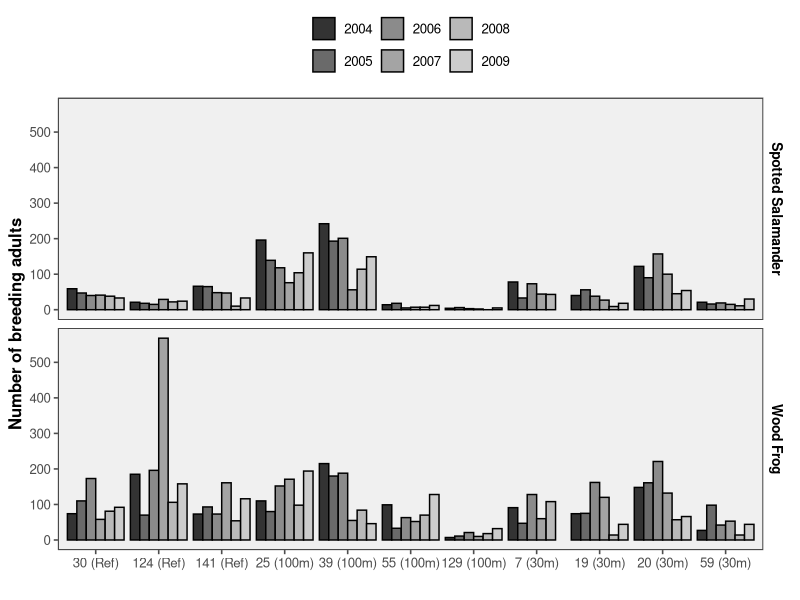

Write R code to recreate this figure.
## ---- chunk 1
set.seed(123)
simData <- function(mean1=10, sd1=1.5, mean2=45, sd2=2, n=25){
  
  Type <- rep(c("Control", "Treatment"), each = n)
  Value <- c(rnorm(n, mean = mean1, sd = sd1), rnorm(n, mean = mean2, sd = sd2))
  dframe <- data.frame(Type, Value)
  return(dframe)
}

data<-simData()

head(data)

#############################################################################

####### My code 

##### My original thought process

#library(tidyverse)
#cont <- "Control"
#type1 <- rep(cont, 25)
#type1
#treat <- "Treatment"
#type2 <- rep(treat, 25)
#type2
#Type <- c(type1, type2)
#Type

#valu1 <- rnorm(n=25, mean=10, sd=1.5)
#valu1
#valu2 <- rnorm(n=25, mean=45, sd=2)
#valu2
#Value <- c(valu1, valu2)
#Value

#dataFrame <- data.frame(Type, Value)
#dataFrame

####### My Final working function 
#set.seed(33)
#datafram <- function(meana=10, sda=1.5, meanb=45, sdb=2, n=25){
  #Type <- c(rep("Control", n), rep("Treatment", n)) 
            #Value <- c(rnorm(mean = meana, sd =sda, n=n), rnorm(mean=meanb, sd=sdb, n=n))
            #dataFram <- data.frame(Type, Value)
            #return(dataFram)
#}

#datafram()

#data <- datafram()
#head(data)


#######################################

##### Analysis of my Code

## NOTE: I struggled alot with Weekly Assignment 2 and consulted both Professor Ash during her office hours and the posted solutions (with her permission) since my original code did not even run, thus the reflection process will not be as rich as that for Assignment 6

# my code is nearly identical to the posted solution because I worked with Professor Ash and the posted solution to reach a functioning code 
## ---- chunk 2
set.seed(245)
datafram <- function(meana=13, sda=2.5, meanb=75, sdb=4, n=50){
  Type <- c(rep("Control", n), rep("Treatment", n)) 
            Value <- c(rnorm(mean = meana, sd =sda, n=n), rnorm(mean=meanb, sd=sdb, n=n))
            dataFram <- data.frame(Type, Value)
            return(dataFram)
}

datafram()
## ---- chunk 3
data <- datafram()
head(data)
## ---- chunk 4
myPval <- function(df=NULL){
  
  test <- aov(Value ~ Type, data=df)
  testSummary <- summary(test)
  p_value <- testSummary[[1]][["Pr(>F)"]][1]
  return(p_value)
}

myPval(df=data)

##################################################

###### My original code 

# p <- function(datframm = data){
  # av <- aov(datframm[,2] ~ datframm[,1], data = datframm)
    # summ <- summary(av)
  # answer <- summ[[1]][["Pr(>F)"]][1]
  # return(answer)
# }
# p()

### same as posted solution without consultation 

# here, I worked with Professor Ash to come up with this function. I learned that the extra [1] allows line 150 to extract the first element from the p-value vector since it is no longer in the data frame format. I also learned that I could call the columns of data I wanted to work with by index rather than the names of the columns as I did in line 148. 
## ---- chunk 5
myPval(simData())
## ---- chunk 6
p <- function(datframm = data){
  av <- aov(datframm[,2] ~ datframm[,1], data = datframm)
    summ <- summary(av)
  answer <- summ[[1]][["Pr(>F)"]][1]
  return(answer)
}
p()
## ---- chunk 7
p(datafram())
## ---- chunk 8
library(dplyr)
data(iris)
glimpse(iris) #or str(iris)

#####################

##### My code

#library(tidyverse)
#str(iris)
#view(iris)

## ---- chunk 9
iris1 <- filter(iris, Species %in% c("virginica", "versicolor"), Sepal.Length > 6, Sepal.Width > 2.5)
glimpse(iris1)

###########################

#### My code

# data(iris)
# iris1 <- filter(iris, Species == c("virginica", "versicolor") & Sepal.Width>2.5 & Sepal.Length>6)
# iris1

##### Analysis of my code 

# here we're giving it a vector that's a different length therefore we must use the %in% operator otherwise it'll do something else. == and %in% do similar things but == must have the same vector lengths, here %in% knows one vector is of a smaller length than the other and it checks each element of species and sees if it's located in new vector and locates it that way, to use == we must seperate the 2 species via "|" or "or"
## ---- chunk 10
iris2 <- select(iris1, Species, Sepal.Length, Sepal.Width)
glimpse(iris2)

##################################

####### My code

# iris2 <- select(iris1, -c(Petal.Length, Petal.Width))
# str(iris2)
# glimpse(iris2)

# same result in terms of number of columns as proper code but inaccurate number of observations due to error for iris1
## ---- chunk 11
iris3 <- arrange(iris2, desc(Sepal.Length))
head(iris3)

##########################

###### My code

# iris3 <- arrange(iris2, by=desc(Sepal.Length))
# head(iris3)

# correct code as answer key but inaccurate order of Sepal.Length due to error in iris1
## ---- chunk 12
iris4 <- mutate(iris3, Sepal.Area = Sepal.Length * Sepal.Width)
glimpse(iris4)

#########################

#### My code 

# iris4 <- mutate(iris3, Sepal.Area=Sepal.Length*Sepal.Width)
# str(iris4)

# correct code and number of variables as answer key but incorrect number of observations due to cascading error from iris1
## ---- chunk 13
irisTab <- summarize(iris4, avg.Sepal.Length = mean(Sepal.Length), avg.Sepal.Width = mean(Sepal.Width), Sample.Size = n())
print(irisTab)

#######################

#### My code 

# irisTab <- summarize(iris4, Average.Sepal.Length = mean(Sepal.Length), Average.Sepal.Width=mean(Sepal.Width), TotalNumber=n())
# irisTab

# same code as answer key but incorrect number of observations due to previous error 
## ---- chunk 14
. <- group_by(iris4, Species)
iris5<- summarize(., avg.Sepal.Length = mean(Sepal.Length), avg.Sepal.Width = mean(Sepal.Width), Sample.Size = n())
print(iris5)

#######################

#### My code

# IrisSpecies <- group_by(iris4, Species)
# iris5 <- summarize(IrisSpecies, Average.Sepal.Length = mean(Sepal.Length), Average.Sepal.Width=mean(Sepal.Width), TotalNumber=n())
# print(iris5)

## same code as asnwer key but incorrect data due to previous error 
## ---- chunk 15
irisFinal <- iris %>% 
    filter(Species %in% c("virginica", "versicolor"), Sepal.Length > 6, Sepal.Width > 2.5) %>%
    select(Species, Sepal.Length, Sepal.Width) %>%
    arrange(desc(Sepal.Length)) %>%
    mutate(Sepal.Area = Sepal.Length * Sepal.Width) %>%
    group_by(Species) %>%
    summarize(avg.Sepal.Length = mean(Sepal.Length), avg.Sepal.Width = mean(Sepal.Width), Sample.Size = n())

irisFinal

##########################

#### My code 

# irisFinal <- iris %>%
  # filter(Species == c("virginica", "versicolor") & Sepal.Width>2.5 & Sepal.Length>6) %>%
  # select(-c(Petal.Length, Petal.Width)) %>%
  # arrange(by=desc(Sepal.Length)) %>%
  # mutate(Sepal.Area=Sepal.Length*Sepal.Width) %>%
 #  group_by(Species) %>%
 # summarize(Average.Sepal.Length = mean(Sepal.Length), Average.Sepal.Width=mean(Sepal.Width), TotalNumber=n())
# irisFinal

# all is correct except for the first line of the piping which uses == as opposed to %in% which as mentioned before will not work here 
# do I need to have by= in this code? 
## ---- chunk 16
iris %>% 
    filter(Species %in% c("virginica", "versicolor"), Sepal.Length > 6, Sepal.Width > 2.5) %>%
    select(Species, Sepal.Length, Sepal.Width) %>%
    mutate(Sepal.Area = Sepal.Length * Sepal.Width) %>%
    group_by(Species) %>%
    summarize(avg.Sepal.Length = mean(Sepal.Length), avg.Sepal.Width = mean(Sepal.Width), avg.Sepal.Area = mean(Sepal.Area), Sample.Size = n()) %>%
    arrange(desc(avg.Sepal.Area))

##############

### I did not modify the code to be like this but the solution makes sense 
## ---- chunk 17
## Set up libraries
library(tidyverse)
library(ggthemes)


# Data obtained from Veysey Powell and Babbitt 2016: An experimental test of buffer utility as a technique for managing pool-breeding amphibians https://datadryad.org/stash/dataset/doi:10.5061%2Fdryad.547rp

dryadData <- read.table("Data/veysey-babbitt_data_amphibians.csv", header=TRUE, sep=",", stringsAsFactors = TRUE)

# glimpse(dryadData)
# head(dryadData)
# table(dryadData$species)

dryadData$species<-factor(dryadData$species, labels=c("Spotted Salamander", "Wood Frog")) #creating 'labels' to use for the plot

#class(dryadData$treatment)
dryadData$treatment <- factor(dryadData$treatment, 
            levels=c("Reference",
                     "100m", "30m"))


p<- ggplot(data=dryadData, # assinging the variable p to the function that will generate the desired plot, specifying that the data we should be working with is the Dryad data
       aes(x=interaction(wetland, treatment), # aes() evaluates the inputs in the context of the data, specifies the x-variable 
           y=count.total.adults, fill=factor(year))) + geom_bar(position="dodge", stat="identity", color="black") + # specifies the y-variable and fills in the bars to distinguish by year via fill(), the factor() fcn works with categorical variables to help plot them
  # geom_bar specifies we want a bar plot, 
  # position="dodge" preserves the vertical position of the data while  adjusting the horizontal position of the bars such that the bars don't stack on top of another and are seperated on each x-variable interval
  # stat="identity" tells R to calculate the sum of the y-variable grouped by the x-variable and to use bars to display them, without this the code will not run because the bars have no instructions on how to properly generate
  # color="black" tells the plot to have black-bordered columns 
  ylab("Number of breeding adults") + # specifies the y-label for the plot
  xlab("") + # empty () indicates no x-label for the plot is specified
  scale_y_continuous(breaks = c(0,100,200,300,400,500)) + # specifies the interval/scale for the y-axis
  scale_x_discrete(labels=c("30 (Ref)", "124 (Ref)", "141 (Ref)", "25 (100m)","39 (100m)","55 (100m)","129 (100m)", "7 (30m)","19 (30m)","20 (30m)","59 (30m)")) + # sepcifeies the interval/scale for the x-axis 
  facet_wrap(~species, nrow=2, strip.position="right") + # seperates the graph into a 2-paneled graph (as indicated by nrow=2)
  theme_few() + scale_fill_grey() + # theme for the plots overall appearance is theme_few()
  # scale_fill_grey() indicates that grey colors should fill the bar columns rather than the rainbow colors that manifest when this line is removed (puts the colors into gray-scale)
  theme(panel.background = element_rect(fill = 'gray94', color = 'black'), # makes the background of the graphs grayscale rather than white 
        legend.position="top",  # puts the legend on top of the graph rather than on the side 
        legend.title= element_blank(), axis.title.y = element_text(size=12, face="bold", colour = "black"), # Specifies there should be no title for the legend and that they y-axis title should be in black, bold, size 12 font 
        strip.text.y = element_text(size = 10, face="bold", colour = "black"))  # let's the scale be all in one line rather than on top
p #prints the graph 
